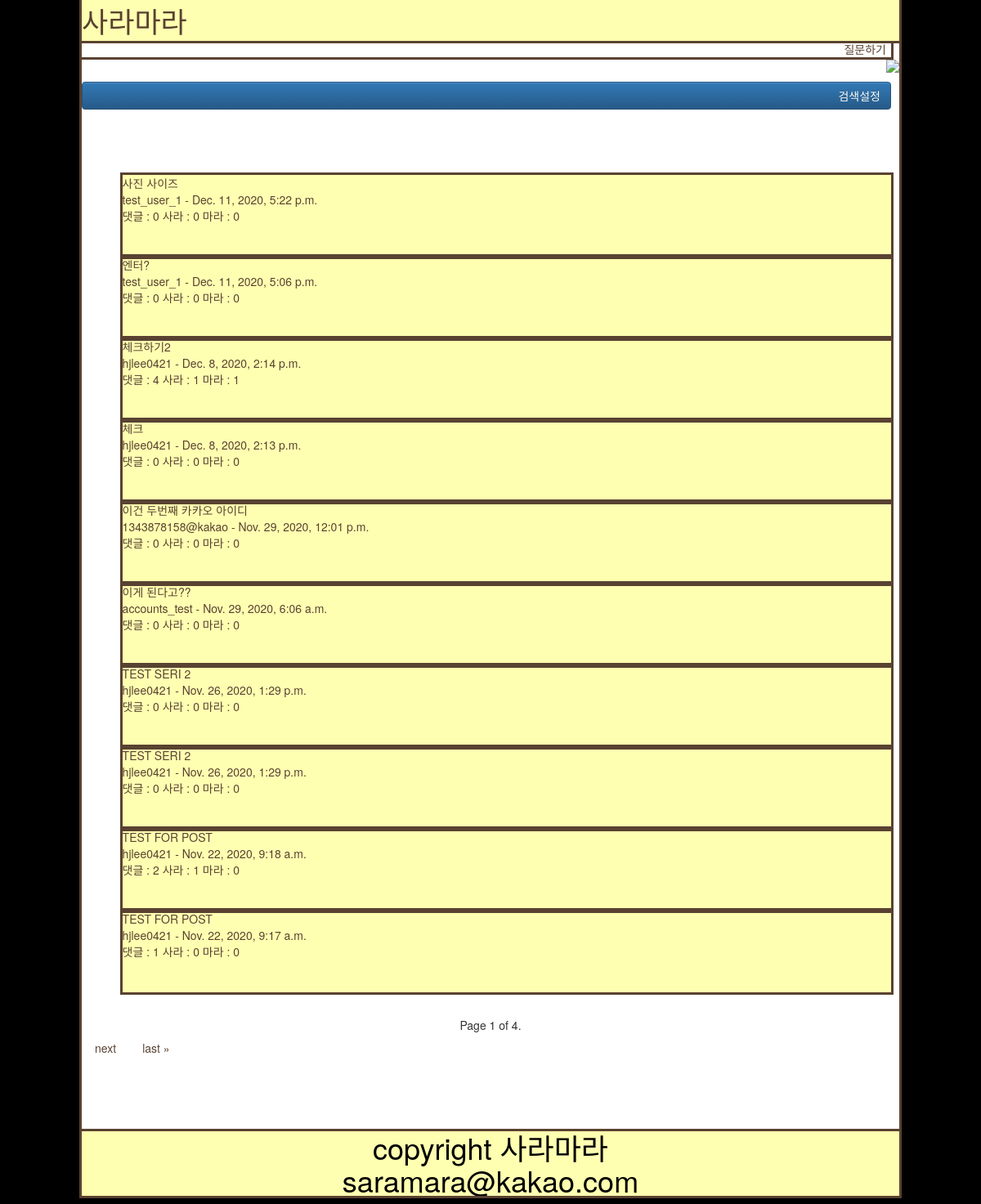
The page / on the database its author committed.
### posts/models.py (models this page shows, shortened)
class Post(models.Model):
    author = models.ForeignKey(
        settings.AUTH_USER_MODEL, on_delete=models.CASCADE)  # settings.py 에 AUTH_USER_MODEL 확인 추천!
    title = models.CharField(max_length=128)
    price = models.CharField(max_length=128, blank=True, null=True)
    brand = models.CharField(max_length=128, blank=True, null=True)
    link = models.CharField(
        max_length=128, blank=True, null=True)
    pub_date = models.DateTimeField(auto_now_add=True,
                                    verbose_name='date published')
    sara = models.TextField(blank=True, null=True)
    mara = models.TextField(blank=True, null=True)
    sara_cnt = models.IntegerField(default=0)
    mara_cnt = models.IntegerField(default=0)
    comment_cnt = models.IntegerField(default=0)
    view_cnt = models.IntegerField(default=0)
    ckcontent = RichTextUploadingField(blank=True, null=True)
    CATEGORY_CHOICES = (
        ('상의', '상의'),
        ('하의', '하의'),
        ('신발', '신발'),
        ('기타', '기타'),
    )
    category = models.CharField(
        max_length=128, choices=CATEGORY_CHOICES, default='상의', null=False)
    class Meta:
        ordering = ['-id']

class User(AbstractUser):
    kakao_unique_id = models.CharField(
        max_length=128, blank=True, null=True, default="")
    kakao_access_token = models.CharField(
        max_length=128, blank=True, null=True, default="")
    profile_image = models.ImageField(
        blank=True, null=True, upload_to='profile_image', default="C:\django_project\django_project\media\profile_image\saramara_defaults.jpg")
    gender = models.CharField(
        max_length=128, blank=True, null=True, default="")
    email = models.EmailField(
        max_length=128, blank=True, null=True, default="")
    birthday = models.CharField(
        max_length=128, blank=True, null=True, default="0101")
    birthyear = models.CharField(
        max_length=128, blank=True, null=True, default=str(randint(1950, 2010)))

### posts/views.py (the view)
# urls.py: path('', views.IndexView.as_view(), name='index'),
class IndexView(generic.ListView):
    model = Post
    template_name = 'posts/index.html'
    context_object_name = 'post_objects'
    paginate_by = 10
    def get(self, request, *args, **kwargs):
        timerange = request.GET.get('timerange')
        timerange_list = ['1일', '7일', '30일']
        drone = request.GET.get('drone')
        drone_list = ['view_cnt', 'comment_cnt', 'sara_cnt', 'mara_cnt']
        category = request.GET.get('category')
        category_list = ['상의', '하의', '신발', '기타']
        keyword = request.GET.get('keyword')
        if timerange in timerange_list:
            self.queryset = self.get_queryset().filter(
                pub_date__gte=datetime.now()-timedelta(days=int(timerange[:-1])))
        if category in category_list:
            self.queryset = self.get_queryset().filter(category=category)
        if keyword:
            self.queryset = self.get_queryset().filter(Q(title__icontains=keyword)
                                                       | Q(ckcontent__icontains=keyword))
        if drone in drone_list:
            self.queryset = self.get_queryset().order_by('-'+drone)
        return super(IndexView, self).get(request, *args, **kwargs)

### posts/context_processors.py (called while the page is built)
def kakao_login_key(request):
    return {'javascript_sdk_key': str(secrets["kakao"]["javascript_key"])}

### posts/templates/posts/index.html (shortened to what this page needs)
{% extends 'posts/base.html' %} {% block content %}
<div class="ask-list">
  {% if user.is_authenticated %}
  <a href="{% url 'posts:ask' %}">질문하기</a>
  {% comment %} forward to ask page {% endcomment %} {% else %}
  <a href="{% url 'posts:signin' %}">질문하기</a>
   {% endif %}
</div>
<input
  type="submit"
  class="btn btn-primary"
  id="search-button"
  value="검색설정"
  style="text-align: right; width: 99%"
/>
<br /><br /><br /><br />
<br />
<div class="items-wrap">
  {% if post_objects %}
  <ul>
    {% for post in post_objects %}
    <a href="{% url 'posts:detail' post.id %}"
      ><div class="single-item" style="font-size: 100%; height: 100px">
        {{post.title|upper}} <br />
        {{post.author}} - {{post.pub_date}}<br />
        댓글 : {{post.comment_cnt}} 사라 : {{post.sara_cnt}} 마라 :
        {{post.mara_cnt}} <br />
      </div>
    </a>
    {% endfor %}
  </ul>
  {% else %}
  <p>no posts are available</p>
  {% endif %}
</div>
<div class="pagination" style="height: 100px; width: 1000px">
  <div class="step-links">
    <div class="current">
      Page {{ page_obj.number }} of {{ page_obj.paginator.num_pages }}.
    </div>
    {% if page_obj.has_next %}
    <a href="?page={{ page_obj.next_page_number }}">next</a>
    <a href="?page={{ page_obj.paginator.num_pages }}">last &raquo;</a>
    {% endif %}
  </div>
</div>
{% endblock %}

### posts/static/posts/style.css (style rules this page uses)
body { display: block; margin: 1%; background-color: #000000; }
.ask-list { outline-style: solid; outline-color: #594231; text-align: right; width: 99%; }
.items-wrap { margin: 0 auto; }
.single-item { outline-style: solid; outline-color: #594231; background-color: #ffffb1; height: 100px; width: 98%; max-width: 1000px; display: block; font-size: 2em; margin: 0 auto; }
.pagination { margin: 0 auto; text-align: center; display: inline-block; }
.pagination a { color: black; float: left; padding: 8px 16px; text-decoration: none; }
a { color: #594231; text-decoration: none; }
a:link { color: #594231; text-decoration: none; }

### rows shown on the page
Post: title "사진 사이즈", author "test_user_1", pub_date "Dec. 11, 2020, 5:22 p.m.", comment_cnt "0", sara_cnt "0", mara_cnt "0"
Post: title "엔터?", author "test_user_1", pub_date "Dec. 11, 2020, 5:06 p.m.", comment_cnt "0", sara_cnt "0", mara_cnt "0"
Post: title "체크하기2", author "hjlee0421", pub_date "Dec. 8, 2020, 2:14 p.m.", comment_cnt "4", sara_cnt "1", mara_cnt "1"
Post: title "체크", author "hjlee0421", pub_date "Dec. 8, 2020, 2:13 p.m.", comment_cnt "0", sara_cnt "0", mara_cnt "0"
Post: title "이건 두번째 카카오 아이디", author "1343878158@kakao", pub_date "Nov. 29, 2020, 12:01 p.m.", comment_cnt "0", sara_cnt "0", mara_cnt "0"
Post: title "이게 된다고??", author "accounts_test", pub_date "Nov. 29, 2020, 6:06 a.m.", comment_cnt "0", sara_cnt "0", mara_cnt "0"
Post: title "TEST SERI 2", author "hjlee0421", pub_date "Nov. 26, 2020, 1:29 p.m.", comment_cnt "0", sara_cnt "0", mara_cnt "0"
Post: title "TEST SERI 2", author "hjlee0421", pub_date "Nov. 26, 2020, 1:29 p.m.", comment_cnt "0", sara_cnt "0", mara_cnt "0"
Post: title "TEST FOR POST", author "hjlee0421", pub_date "Nov. 22, 2020, 9:18 a.m.", comment_cnt "2", sara_cnt "1", mara_cnt "0"
Post: title "TEST FOR POST", author "hjlee0421", pub_date "Nov. 22, 2020, 9:17 a.m.", comment_cnt "1", sara_cnt "0", mara_cnt "0"

### other values the page prints
{{ page_obj.number }} "1"
{{ page_obj.paginator.num_pages }} "4"
